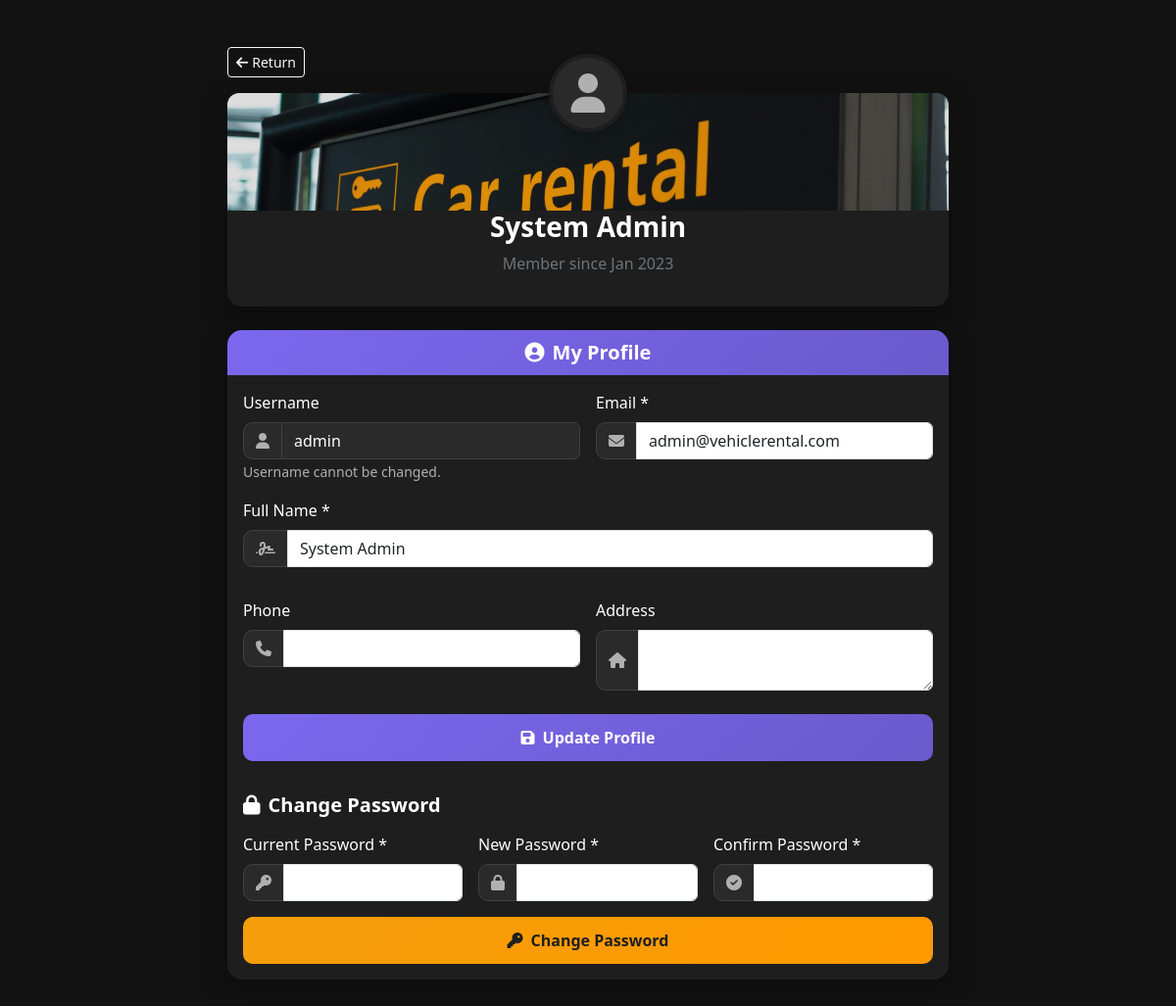
The app's page /profile (signed in) with its own data.
### GOGO Rentals/GOGo rental.py (models this page shows)
class User(db.Model):
    id = db.Column(db.Integer, primary_key=True)
    username = db.Column(db.String(80), unique=True, nullable=False)
    password = db.Column(db.String(120), nullable=False)
    full_name = db.Column(db.String(100), nullable=False)
    email = db.Column(db.String(120), unique=True, nullable=False)
    phone = db.Column(db.String(20))
    address = db.Column(db.Text)
    role = db.Column(db.String(20), default='customer')
    registration_date = db.Column(db.DateTime, default=datetime.utcnow)
    bookings = db.relationship('Booking', backref='user', lazy=True)

### GOGO Rentals/GOGo rental.py (the view, shortened to what this page needs)
@app.route('/profile', methods=['GET', 'POST'])
@login_required
def profile():
    user = get_current_user()
    return render_template('profile.html', user=user)

### GOGO Rentals/GOGo rental.py (called while the page is built)
def is_logged_in():
    return 'user_id' in session

def get_current_user():
    if is_logged_in():
        return User.query.get(session['user_id'])
    return None

def login_required(f):
    @wraps(f)
    def decorated_function(*args, **kwargs):
        print(f"Login required check: session={dict(session)}")
        if not is_logged_in():
            print("User not logged in, redirecting to login")
            flash('Please log in to access this page', 'error')
            return redirect(url_for('login'))
        return f(*args, **kwargs)
    return decorated_function

@app.context_processor
def inject_now():
    return {'now': datetime.now()}

### GOGO Rentals/templates/profile.html (shortened to what this page needs)
<!DOCTYPE html>
<html lang="en">
<head>
<link href="https://cdn.jsdelivr.net/npm/bootstrap@5.3.0/dist/css/bootstrap.min.css" rel="stylesheet">
<link rel="stylesheet" href="https://cdnjs.cloudflare.com/ajax/libs/font-awesome/6.4.0/css/all.min.css">
</head>
<body>
<div class="container py-5">
    <div class="row justify-content-center">
        <div class="col-md-10 col-lg-8">
            <div class="mb-3">
                <a href="{{ url_for('admin_dashboard') }}" class="btn btn-sm btn-outline-light"><i class="fas fa-arrow-left me-1"></i>Return</a>
            </div>
            <div class="card profile-header mb-4">
                <div class="profile-bg"></div>
                <div class="card-body text-center pt-0">
                    <div class="profile-avatar"><i class="fas fa-user"></i></div>
                    <h3>{{ user.full_name }}</h3>
                    <p class="text-secondary">Member since Jan 2023</p>
                </div>
            </div>
            <div class="card mb-4">
                <div class="card-header"><i class="fas fa-user-circle me-2"></i>My Profile</div>
                <div class="card-body">
                    <form method="POST" action="{{ url_for('profile') }}" class="needs-validation" novalidate>
                        <div class="row g-3">
                            <div class="col-md-6">
                                <label class="form-label">Username</label>
                                <div class="input-group">
                                    <span class="input-group-text"><i class="fas fa-user"></i></span>
                                    <input type="text" class="form-control" value="{{ user.username }}" disabled>
                                </div>
                                <small class="form-text">Username cannot be changed.</small>
                            </div>
                            <div class="col-md-6">
                                <label class="form-label">Email *</label>
                                <div class="input-group">
                                    <span class="input-group-text"><i class="fas fa-envelope"></i></span>
                                    <input type="email" class="form-control" name="email" value="{{ user.email }}" required>
                                </div>
                            </div>
                        </div>
                        <div class="mt-3">
                            <label class="form-label">Full Name *</label>
                            <div class="input-group">
                                <span class="input-group-text"><i class="fas fa-signature"></i></span>
                                <input type="text" class="form-control" name="full_name" value="{{ user.full_name }}" required>
                            </div>
                        </div>
                        <div class="row g-3 mt-3">
                            <div class="col-md-6">
                                <label class="form-label">Phone</label>
                                <div class="input-group">
                                    <span class="input-group-text"><i class="fas fa-phone"></i></span>
                                    <input type="tel" class="form-control" name="phone" value="{{ user.phone or '' }}">
                                </div>
                            </div>
                            <div class="col-md-6">
                                <label class="form-label">Address</label>
                                <div class="input-group">
                                    <span class="input-group-text"><i class="fas fa-home"></i></span>
                                    <textarea class="form-control" name="address" rows="2">{{ user.address or '' }}</textarea>
                                </div>
                            </div>
                        </div>
                        <div class="d-grid mt-4">
                            <button class="btn btn-primary"><i class="fas fa-save me-2"></i>Update Profile</button>
                        </div>
                    </form>
                    <hr>
                    <h5 class="mb-3"><i class="fas fa-lock me-2"></i>Change Password</h5>
                    <form method="POST" action="{{ url_for('change_password') }}" class="needs-validation" novalidate>
                        <div class="row g-3">
                            <div class="col-md-4">
                                <label class="form-label">Current Password *</label>
                                <div class="input-group">
                                    <span class="input-group-text"><i class="fas fa-key"></i></span>
                                    <input type="password" class="form-control" name="current_password" required>
                                </div>
                            </div>
                            <div class="col-md-4">
                                <label class="form-label">New Password *</label>
                                <div class="input-group">
                                    <span class="input-group-text"><i class="fas fa-lock"></i></span>
                                    <input type="password" class="form-control" name="new_password" required minlength="6">
                                </div>
                            </div>
                            <div class="col-md-4">
                                <label class="form-label">Confirm Password *</label>
                                <div class="input-group">
                                    <span class="input-group-text"><i class="fas fa-check-circle"></i></span>
                                    <input type="password" class="form-control" name="confirm_password" required>
                                </div>
                            </div>
                        </div>
                        <div class="d-grid mt-3">
                            <button class="btn btn-warning"><i class="fas fa-key me-2"></i>Change Password</button>
                        </div>
                    </form>
                </div>
            </div>
        </div>
    </div>
</div>
</body>
</html>

### records on screen
User: full_name "System Admin", username "admin", email "admin@vehiclerental.com"
